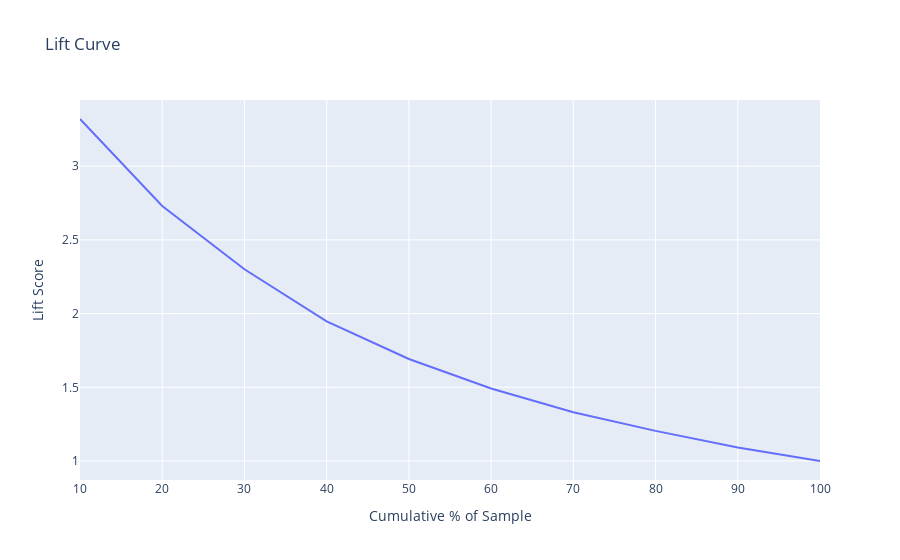

The code cell stored with this chart in its notebook:
### Code cell
px.line(
    lift_aggregate_table,
    x="percent_sample",
    y="lift_score",
    labels={
        "percent_sample": "Cumulative % of Sample",
        "lift_score": "Lift Score"
    },
    title="Lift Curve"
)

### Figure 1 — Plotly figure (JSON) as saved in the notebook; plotly's stock layout.template omitted (floating-point values rounded to 4 significant figures)
{"data": [{"hovertemplate": "Cumulative % of Sample=%{x}<br>Lift Score=%{y}<extra></extra>", "legendgroup": "", "line": {"color": "#636efa", "dash": "solid"}, "marker": {"symbol": "circle"}, "mode": "lines", "name": "", "orientation": "v", "showlegend": false, "type": "scatter", "x": [10, 20, 30, 40, 50, 60, 70, 80, 90, 100], "xaxis": "x", "y": [3.32, 2.73, 2.301, 1.947, 1.692, 1.492, 1.331, 1.204, 1.092, 1], "yaxis": "y"}], "layout": {"legend": {"tracegroupgap": 0}, "title": {"text": "Lift Curve"}, "xaxis": {"anchor": "y", "domain": [0, 1], "title": {"text": "Cumulative % of Sample"}}, "yaxis": {"anchor": "x", "domain": [0, 1], "title": {"text": "Lift Score"}}}}
